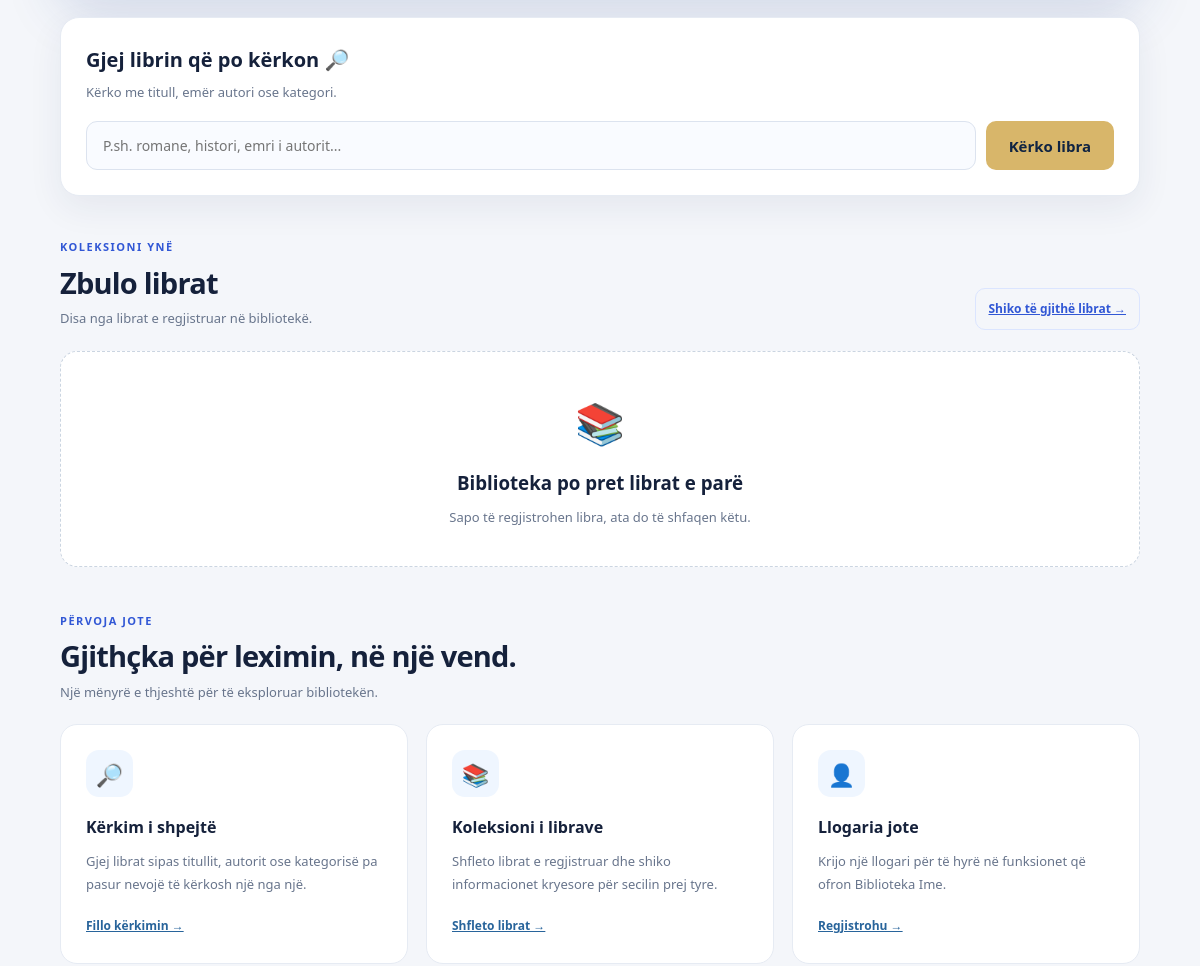
Before: / (middle part) with the older database file.
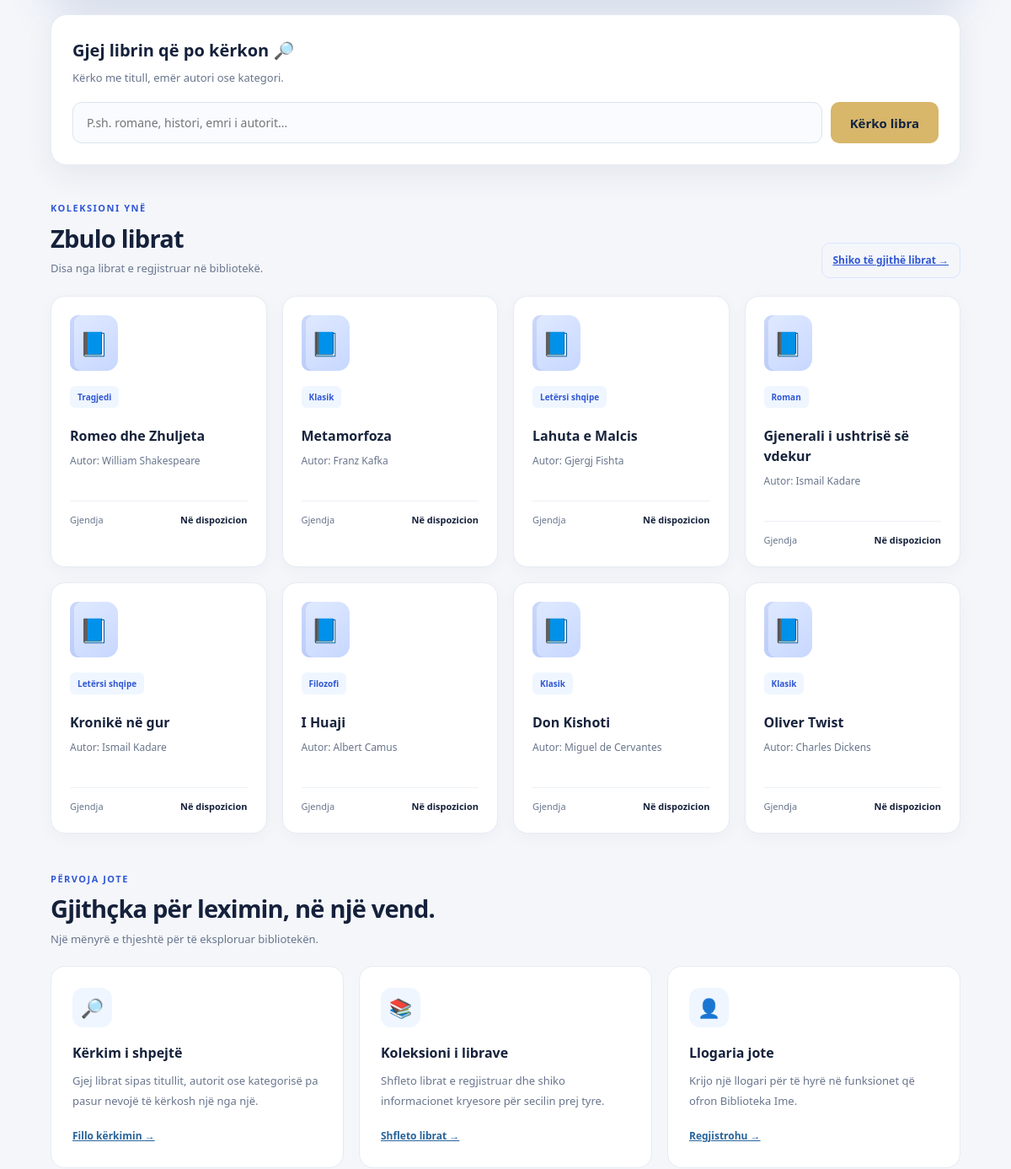
After: the same page with the newer database file.
### tables this page shows
CREATE TABLE `books` (
  `id` int(11) NOT NULL,
  `titulli` varchar(150) NOT NULL,
  `autori` varchar(100) NOT NULL,
  `kategoria` varchar(100) DEFAULT NULL,
  `sasia` int(11) NOT NULL DEFAULT 1
);

### index.php (the view, shortened to what the changed rows need)
<?php
require_once "db.php";
$kerkimi = trim($_GET["kerko"] ?? "");
$librat = [];
$gabim = false;
function h($v) {
    return htmlspecialchars((string)$v, ENT_QUOTES, "UTF-8");
}
try {
    if ($kerkimi !== "") {
        $sql = "SELECT id, titulli, autori, kategoria, sasia
                FROM books
                WHERE titulli LIKE ?
                   OR autori LIKE ?
                   OR kategoria LIKE ?
                ORDER BY id DESC
                LIMIT 8";
        $stmt = $conn->prepare($sql);
        if ($stmt) {
            $term = "%" . $kerkimi . "%";
            $stmt->bind_param("sss", $term, $term, $term);
            $stmt->execute();
            $rezultati = $stmt->get_result();
            while ($libri = $rezultati->fetch_assoc()) {
                $librat[] = $libri;
            }
            $stmt->close();
        }
    } else {
        $sql = "SELECT id, titulli, autori, kategoria, sasia
                FROM books
                ORDER BY id DESC
                LIMIT 8";
        $rezultati = $conn->query($sql);
        while ($libri = $rezultati->fetch_assoc()) {
            $librat[] = $libri;
        }
    }
} catch (Throwable $e) {
    $gabim = true;
}
?>
<!DOCTYPE html>
<html lang="sq">
<head>
    <link rel="stylesheet" href="style.css">
</head>
<body>
<main class="container home-page">
    <section class="home-search" id="kerkimi">
        <h2>Gjej librin që po kërkon 🔎</h2>
    </section>
    <section class="home-section">
        <div class="home-section-heading">
            <div>
                <h2>
                    <?= $kerkimi !== "" ? "Rezultatet e kërkimit" : "Zbulo librat" ?>
                </h2>
            </div>
        </div>
        <div class="book-grid">
            <?php if ($gabim): ?>
                <div class="home-empty">
                    <span>⚠️</span>
                    <h3>Librat nuk mund të ngarkoheshin</h3>
                    <p>Kontrollo lidhjen me databazën dhe tabelën books.</p>
                </div>
            <?php elseif (count($librat) > 0): ?>
                <?php foreach ($librat as $libri): ?>
                    <article class="book-card">
                        <div class="home-book-icon" aria-hidden="true">📘</div>
                        <?php if (!empty($libri["kategoria"])): ?>
                            <span class="home-book-category">
                                <?= h($libri["kategoria"]) ?>
                            </span>
                        <?php else: ?>
                            <span class="home-book-category">LIBËR</span>
                        <?php endif; ?>
                        <h3><?= h($libri["titulli"]) ?></h3>
                        <p class="home-book-author">
                            Autor: <?= h($libri["autori"]) ?>
                        </p>
                        <div class="home-book-stock">
                            <span>Gjendja</span>
                            <strong>
                                <?= (int)$libri["sasia"] > 0
                                    ? "Në dispozicion"
                                    : "Nuk ka kopje" ?>
                            </strong>
                        </div>
                    </article>
                <?php endforeach; ?>
            <?php else: ?>
                <div class="home-empty">
                    <span>📚</span>
                    <?php if ($kerkimi !== ""): ?>
                        <h3>Nuk u gjet asnjë libër</h3>
                        <p>Provo të kërkosh me një titull ose autor tjetër.</p>
                        <br>
                        <a href="index.php" class="button">Shfaq të gjithë librat</a>
                    <?php else: ?>
                        <h3>Biblioteka po pret librat e parë</h3>
                        <p>Sapo të regjistrohen libra, ata do të shfaqen këtu.</p>
                    <?php endif; ?>
                </div>
            <?php endif; ?>
        </div>
    </section>
    <section class="home-section">
        <div class="home-section-heading">
            <div>
                <h2>Gjithçka për leximin, në një vend.</h2>
            </div>
        </div>
    </section>
</main>
</body>
</html>

Changed rows visible on the page:
added books: kategoria "Tragjedi", titulli "Romeo dhe Zhuljeta", autori "William Shakespeare", sasia "Në dispozicion"
added books: kategoria "Klasik", titulli "Metamorfoza", autori "Franz Kafka", sasia "Në dispozicion"
added books: kategoria "Letërsi shqipe", titulli "Lahuta e Malcis", autori "Gjergj Fishta", sasia "Në dispozicion"
added books: kategoria "Roman", titulli "Gjenerali i ushtrisë së vdekur", autori "Ismail Kadare", sasia "Në dispozicion"
added books: kategoria "Letërsi shqipe", titulli "Kronikë në gur", autori "Ismail Kadare", sasia "Në dispozicion"
added books: kategoria "Filozofi", titulli "I Huaji", autori "Albert Camus", sasia "Në dispozicion"
added books: kategoria "Klasik", titulli "Don Kishoti", autori "Miguel de Cervantes", sasia "Në dispozicion"
added books: kategoria "Klasik", titulli "Oliver Twist", autori "Charles Dickens", sasia "Në dispozicion"
Other visible differences:
text no longer shown: "📚 Biblioteka po pret librat e parë Sapo të regjistrohen libra, ata do të shfaqen këtu."
